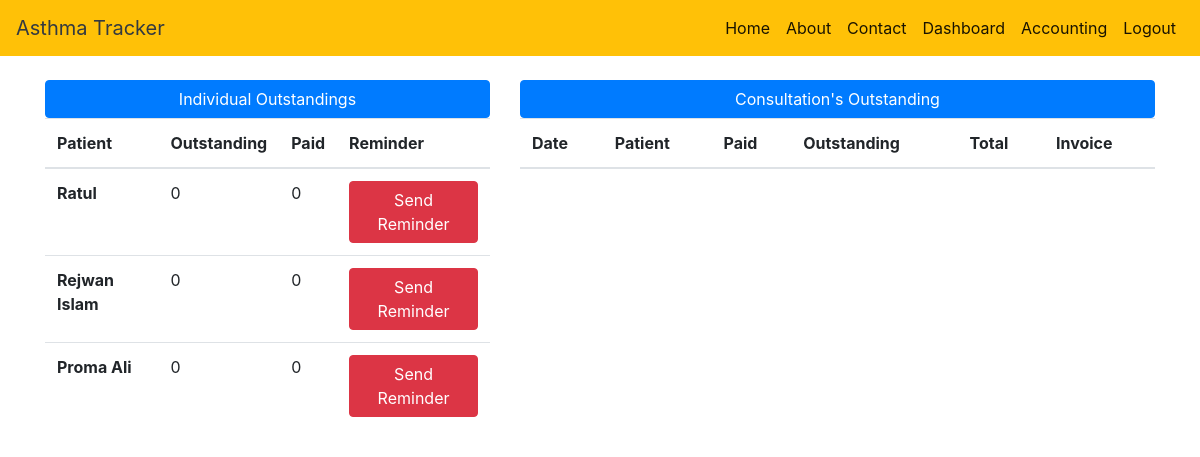
Before: /hr_accounting/ with the older database file.
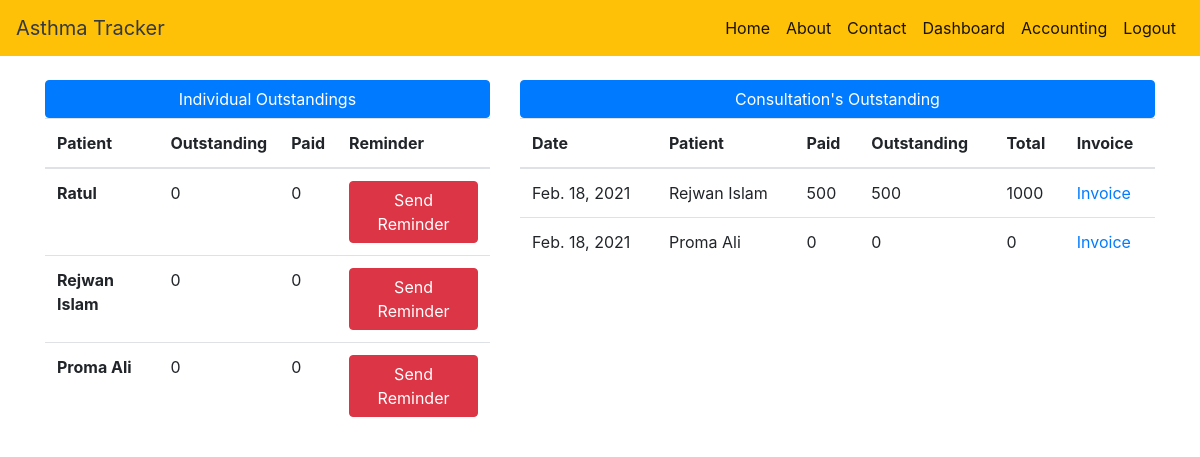
After: the same page with the newer database file.
### PATIENT/models.py (models this page shows)
class Invoice(models.Model):
    patient = models.OneToOneField(Patient, on_delete=models.CASCADE)
    outstanding = models.CharField(max_length=10)
    paid = models.CharField(max_length=10)

class Patient(models.Model):
    name = models.CharField(max_length=40)
    phone = models.CharField(max_length=12, default="", unique=True)
    email = models.CharField(max_length=50, unique=True)
    gender = models.CharField(max_length=30)
    address = models.CharField(max_length=200)
    age = models.IntegerField(max_length=12)
    weight = models.IntegerField(max_length=3)
    blood = models.CharField(max_length=10)
    medical = models.CharField(max_length=100)
    case = models.CharField(max_length=20)
    username = models.OneToOneField(User, on_delete=models.CASCADE)

### DOCTOR/models.py (models this page shows)
class Prescription(models.Model):
    prescription = models.CharField(max_length=200)
    symptoms = models.CharField(max_length=200)
    patient = models.ForeignKey(Patient, on_delete=models.CASCADE, unique=False)
    doctor = models.ForeignKey(Doctor, on_delete=models.CASCADE, unique=False)
    appointment = models.ForeignKey('COMMON_APP.Appointment', on_delete=models.CASCADE, unique=False)
    prescripted_date = models.DateField(auto_now=True)
    outstanding = models.IntegerField(default=0)
    paid = models.IntegerField(default=0)
    total = models.IntegerField(default=0)

### COMMON_APP/views.py (the view)
# urls.py: path('hr_accounting/', hr_accounting, name='hr_accounting'),
def hr_accounting(request):
    status = False
    if request.user:
        status = request.user
    individual = Invoice.objects.all()
    consulation = Prescription.objects.all()
    return render(request, 'hr_accounting.html',
                  {'individual': individual, 'consulation': consulation, 'user': 'H', 'status': status})

### templates/hr_accounting.html (shortened to what this page needs)
<!DOCTYPE html>
<html>
<head>
    <link rel="stylesheet" href="https://stackpath.bootstrapcdn.com/bootstrap/4.5.0/css/bootstrap.min.css">
</head>
<body>
{% include "nav.html" %}
<br>
<div class="container">
    <div class="row">
        <div class="col-sm-5">
            <button class="btn btn-primary" id="hello">Individual Outstandings</button>
            <table class="table">
                <thead>
                <tr>
                    <th scope="col">Patient</th>
                    <th scope="col">Outstanding</th>
                    <th scope="col">Paid</th>
                    <th scope="col">Reminder</th>
                </tr>
                </thead>
                <tbody>
                {% for data in individual %}
                <tr>
                    <th scope="row">{{ data.patient.name }}</th>
                    <td> {{ data.outstanding }}</td>
                    <td> {{ data.paid }}</td>
                    <td><a class="btn btn-danger" href="{% url 'send_reminder' id=data.id %}">Send Reminder</a></td>
                </tr>
                {% endfor %}
                </tbody>
            </table>
        </div>
        <div class="col-sm-7">
            <button class="btn btn-primary" id="hello">Consultation's Outstanding</button>
            <table class="table">
                <thead>
                <tr>
                    <th scope="col">Date</th>
                    <th scope="col">Patient</th>
                    <th scope="col">Paid</th>
                    <th scope="col">Outstanding</th>
                    <th scope="col">Total</th>
                    <th scope="col">Invoice</th>
                </tr>
                </thead>
                <tbody>
                {% for data in consulation %}
                <tr>
                    <td> {{ data.prescripted_date }}</td>
                    <td> {{ data.patient.name }}</td>
                    <td> {{ data.paid }}</td>
                    <td> {{ data.outstanding }}</td>
                    <td> {{ data.total}}</td>
                    <td><a href="{% url 'get_pdf' id=data.id %}">Invoice</a></td>
                </tr>
                {% endfor %}
                </tbody>
            </table>
        </div>
    </div>
</div>
</body>
</html>

### templates/nav.html (shortened to what this page needs)
<nav class="navbar navbar-expand-lg navbar-light bg-warning">
    <a class="navbar-brand text-dark" href="#">Asthma Tracker</a>
    <div class="collapse navbar-collapse" id="navbarNavDropdown">
        <ul class="navbar-nav ml-auto">
            {% if user == None %}
            <li class="nav-item active">
                <a class="nav-link" href="/">Home <span class="sr-only">(current)</span></a>
            </li>
            {% else %}
            <li class="nav-item active">
                <a class="nav-link" href="{% url 'dashboard' user=user %}">Home </a>
            </li>
            {% endif %}
            <li class="nav-item active">
                <a class="nav-link" href="/about">About <span class="sr-only">(current)</span></a>
            </li>
            <li class="nav-item active">
                <a class="nav-link" href="/contact">Contact <span class="sr-only">(current)</span></a>
            </li>
            {% if status and user == "H" %}
            <li class="nav-item active">
                <a class="nav-link" href="{% url 'hr_dashboard' %}"> Dashboard </a>
            </li>
            <li class="nav-item active">
                <a class="nav-link" href="{% url 'hr_accounting'  %}"> Accounting <span class="sr-only">(current)</span></a>
            </li>
            <li class="nav-item active">
                <a class="nav-link" href="/logout">Logout <span class="sr-only">(current)</span></a>
            </li>
            {% endif %}
        </ul>
    </div>
</nav>

### templates/hr_accounting.html (style rules this page uses)
#hello { width: 100%; }

Changed rows visible on the page:
added Prescription: prescripted_date "Feb. 18, 2021", patient.name "Rejwan Islam", paid "500", outstanding "500", total "1000"
added Prescription: prescripted_date "Feb. 18, 2021", patient.name "Proma Ali", paid "0", outstanding "0", total "0"
